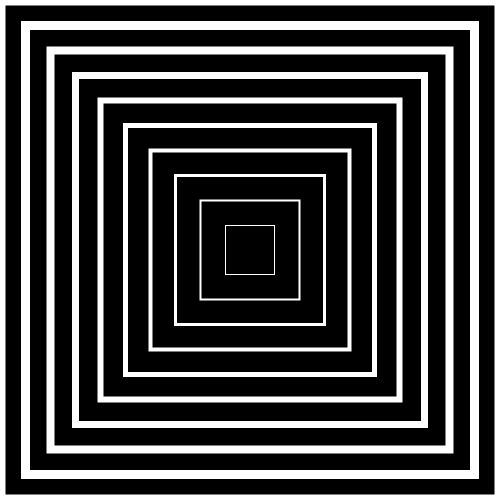
Frame 1 (no input)
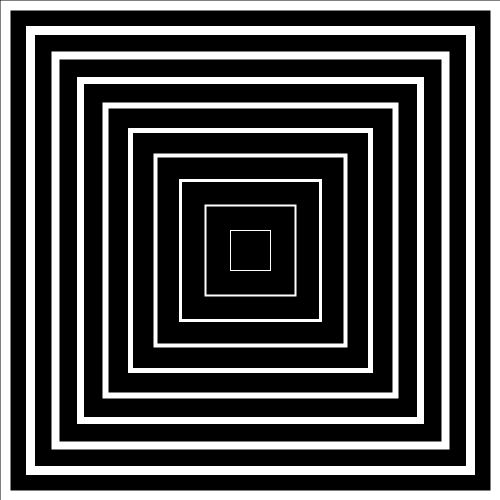
Frame 60 (the mouse pressed at the canvas centre just before this capture)
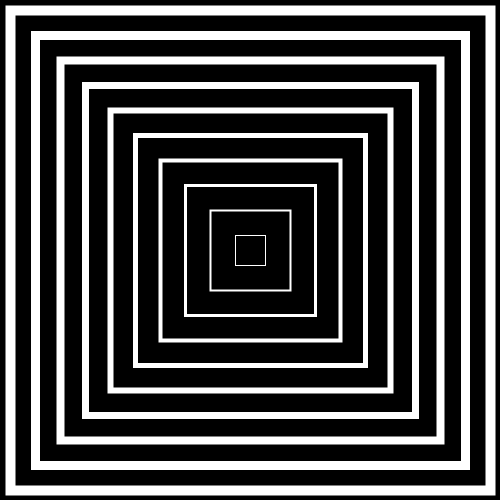
Frame 120 (the mouse held since frame 60 and released just before this capture)

The Processing sketch that drew these frames (run headless with seeded random() and noise(); from frame 60 on, the mouse is pressed at the canvas centre):

// Processing sketch: sketch_xxx_square_labyrinth
// ── sketch_xxx_square_labyrinth.pde
// setup関数 : 初回1度だけ実行される
void setup() {
  size(500, 500); // ウィンドウサイズを960px,540pxに
  colorMode(HSB, 360, 100, 100); // HSBでの色指定にする
  smooth(); // 描画を滑らかに
  rectMode(CENTER);
}

// draw関数 : setup関数実行後繰り返し実行される
void draw() {
  background(0, 0, 0);
  noFill();
  stroke(0, 0, 100);
  translate(width/2, height/2);
  float grid = 50;
  int i = 0;
  for (float size = height-frameCount%grid; size >= 0; size -= grid) {
    strokeWeight(10-i);
    rect(0, 0, size, size);
    i++;
  }
}
